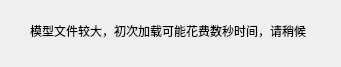
<?xml version="1.0" encoding="UTF-8"?>
<ui version="4.0">
 <class>LoadDialog</class>
 <widget class="QDialog" name="LoadDialog">
  <property name="geometry">
   <rect>
    <x>0</x>
    <y>0</y>
    <width>341</width>
    <height>67</height>
   </rect>
  </property>
  <property name="windowTitle">
   <string>Loading Model</string>
  </property>
  <widget class="QLabel" name="label">
   <property name="geometry">
    <rect>
     <x>30</x>
     <y>10</y>
     <width>281</width>
     <height>41</height>
    </rect>
   </property>
   <property name="text">
    <string>模型文件较大，初次加载可能花费数秒时间，请稍候</string>
   </property>
   <property name="textFormat">
    <enum>Qt::AutoText</enum>
   </property>
   <property name="textInteractionFlags">
    <set>Qt::NoTextInteraction</set>
   </property>
  </widget>
 </widget>
 <resources/>
 <connections/>
</ui>
